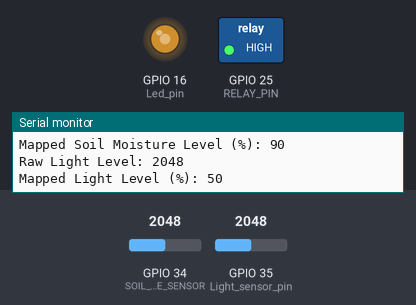
Simulated run of this sketch. Board: ESP32. Parts: switched loads named in the sketch (green lamp = pin HIGH), output pins drawn as LEDs (lit = HIGH), the last lines printed to the serial monitor. Inputs (shaded band) come from the test bench; at power-on: GPIO 35 (Light_sensor_pin) = 2048, GPIO 34 (SOIL_MOISTURE_SENSOR) = 2048. WiFi joins after 1.5 s; servers stay silent unless stated.

Above: at 3.0 s.
3.1 s: GPIO 35 (Light_sensor_pin) set to 2866
At 4.4 s:
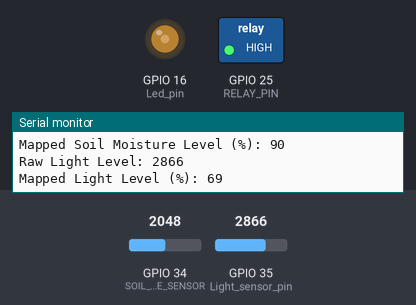
5.3 s: GPIO 34 (SOIL_MOISTURE_SENSOR) set to 3353
7.0 s: GPIO 34 (SOIL_MOISTURE_SENSOR) set to 3477
At 8.4 s:
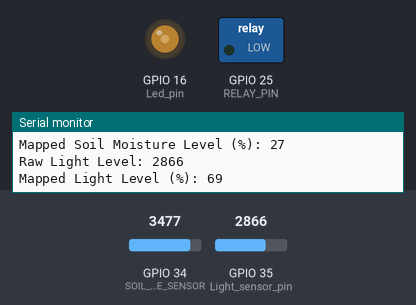
9.3 s: GPIO 35 (Light_sensor_pin) set to 3603
At 10.3 s:
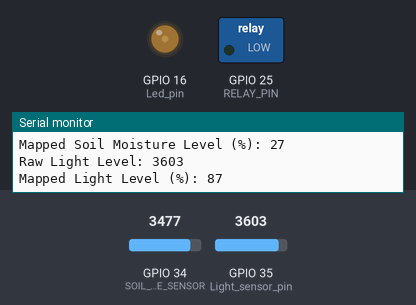
11.3 s: GPIO 34 (SOIL_MOISTURE_SENSOR) set to 2674
13.0 s: GPIO 34 (SOIL_MOISTURE_SENSOR) set to 2577
At 14.3 s:
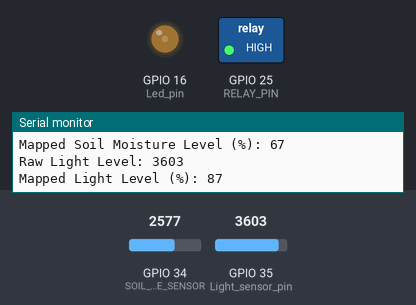
Timing chart, 0 to 16.0 s (numbered marks = the images above; inputs shaded):
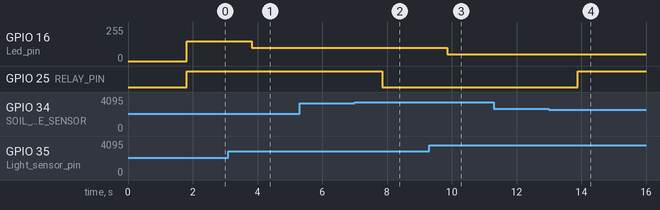

The sketch:

sketch_sep19a.ino
```cpp
// Defining blynk template id and name
#define BLYNK_TEMPLATE_ID "BLYNK TEMPLATE ID"
#define BLYNK_TEMPLATE_NAME "BLYNK TEMPLATE NAME"

#include <Arduino.h>
#include <WiFi.h>
#include <BlynkSimpleEsp32.h>

// Defining pins for the components
#define SOIL_MOISTURE_SENSOR 34
#define RELAY_PIN 25
#define Led_pin 16
#define Light_sensor_pin 35


// Defining threshold values for sensors (in percentage)
const int drySoil = 30;  // 30% or below means soil is dry
const int wetSoil = 65;  // 65% or above means soil is wet

// Defining light sensor raw value ranges
const int MIN_LIGHT_RAW = 0;    // Assume the lowest light level gives a raw value close to 0
const int MAX_LIGHT_RAW = 4095; // Maximum raw value from the sensor

// Light sensor threshold for brightness
const int LOW_LIGHT = 200;
const int MID_LOW_LIGHT = 400;
const int MID_LIGHT = 600;
const int MID_HIGH_LIGHT = 800;
const int HIGH_LIGHT = 1000;

// PWM channel and settings for the LED
const int pwmChannel = 0;
const int pwmFreq = 5000;  // PWM frequency
const int pwmResolution = 8;  // 8-bit resolution (0-255)

// Creating arrays to store ssid, wifi password and blynk token
char ssid[] = "WIFI NAME";
char pass[] = "PASSWORD OF WIFI";
char token[] = "BLYNK TOKEN";

void setup() {
  Serial.begin(115200);
  //connect to the BLYNK IOT
  Blynk.begin(token, ssid, pass);

  pinMode(RELAY_PIN, OUTPUT);
  pinMode(SOIL_MOISTURE_SENSOR, INPUT);
  pinMode(Light_sensor_pin, INPUT);

  // Set relay off initially
  digitalWrite(RELAY_PIN, LOW);

  // Configure PWM channel for the LED pin
  ledcSetup(pwmChannel, pwmFreq, pwmResolution);
  ledcAttachPin(Led_pin, pwmChannel);
}

void loop() {
  Blynk.run();
  // Reading soil moisture sensor value
  int rawSoilMoistureLevel = analogRead(SOIL_MOISTURE_SENSOR);

  // Map the raw value (1800-4095) to a percentage (0-100)
  int soilMoistureLevel = map(rawSoilMoistureLevel, 1800, 4095, 100, 0);

  // Reading ambient light sensor value
  int rawLightLevel = analogRead(Light_sensor_pin);

  // Map the raw light value (0-4095) to a percentage (0-100)
  int lightLevelPercentage = map(rawLightLevel, MIN_LIGHT_RAW, MAX_LIGHT_RAW, 0, 100);

  // Print raw and mapped soil moisture level
  Serial.print("Raw Soil Moisture Level: ");
  Serial.println(rawSoilMoistureLevel);
  Serial.print("Mapped Soil Moisture Level (%): ");
  Serial.println(soilMoistureLevel);
  Blynk.virtualWrite(V0, soilMoistureLevel);

  // Print raw and mapped light level
  Serial.print("Raw Light Level: ");
  Serial.println(rawLightLevel);
  Serial.print("Mapped Light Level (%): ");
  Serial.println(lightLevelPercentage);
  Blynk.virtualWrite(V1, lightLevelPercentage);

  // Control water pump based on soil moisture percentage

  if (soilMoistureLevel <= drySoil) {
    // If soil moisture is below or equal to dry threshold (30% or less), turn on water pump
    Blynk.logEvent("dry_soil", "WARNING!! Soil is dry we are adding water.");
    digitalWrite(RELAY_PIN, LOW);

  } else if (soilMoistureLevel >= wetSoil) {
    // If soil moisture is above or equal to wet threshold (70% or more), turn off water pump
    Blynk.logEvent("wet_soil", "Soil is in Good Condition :)");
    digitalWrite(RELAY_PIN, HIGH);
  }

  int virtualRelayButton = digitalRead(RELAY_PIN) == LOW ? 1 : 0;
  Blynk.virtualWrite(V2, virtualRelayButton);

  // LED brightness control based on ambient light level
  int ledBrightness;

  if (lightLevelPercentage <= 20) {
    ledBrightness = 255;  // Maximum brightness for very low light
  }
  else if (lightLevelPercentage <= 40) {
    ledBrightness = 200;  // Brightness level for low light
  }
  else if (lightLevelPercentage <= 60) {
    ledBrightness = 150;  // Moderate brightness
  }
  else if (lightLevelPercentage <= 80) {
    ledBrightness = 100;  // Lower brightness
  }
  else if (lightLevelPercentage <= 90) {
    ledBrightness = 50;  // Very low brightness
  }
  else {
    ledBrightness = 0;  // Minimum brightness when the light is too high
  }

  // Write PWM signal to LED
  ledcWrite(pwmChannel, ledBrightness);
  Blynk.virtualWrite(V4, ledBrightness);

  if(ledBrightness > 0){
    Blynk.virtualWrite(V3, ledBrightness);
  }

  delay(1000);  // Wait for 1 second
}
```

Measured:
- the behaviour switches between 3406 and 3407 on GPIO 34 (SOIL_MOISTURE_SENSOR) (found by bisection; images 1 and 2)
- the behaviour switches between 2627 and 2626 on GPIO 34 (SOIL_MOISTURE_SENSOR) (found by bisection; images 3 and 4)
- after the input at 3.1 s, GPIO 16 (Led_pin): 149/255 → 100/255 after 0.72 s
- after the input at 7.0 s, GPIO 25 (RELAY_PIN): HIGH → LOW after 0.85 s
- after the input at 9.3 s, GPIO 16 (Led_pin): 100/255 → 50/255 after 0.56 s
- after the input at 13.0 s, GPIO 25 (RELAY_PIN): LOW → HIGH after 0.89 s
